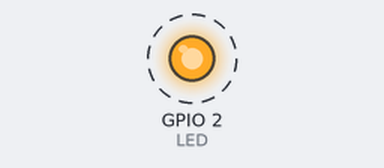
Simulated run of this program. Board: ESP8266 (Wemos D1 mini). Shown: output pins drawn as LEDs (lit = HIGH). Dashed ring = blinking. What the program prints to the serial monitor is not drawn.

Above: at 0.5 s.
Timing chart, 0 to 4.6 s (numbered marks = the images above):
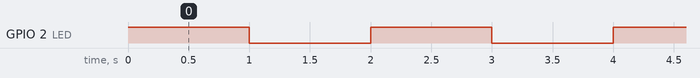

Measured:
- by itself, GPIO 2 (LED): alternates HIGH for 1.0 s and LOW for 1.0 s

The program:

main.cpp
```cpp
#include <Arduino.h>
#include "Wifi.h"

// const int interruptPin = D5;
const int LED=2; //On board blue LED

Wifi test_wifi = Wifi();

void setup() {
  Serial.begin(9600);
  pinMode(LED,OUTPUT);
  // pinMode(interruptPin, INPUT_PULLUP);

  // char ssid[32] = "testing_wifesp8266";
  // char pass[64] = "patata";
  // uint8_t channel = 1;
  // uint8_t max_connection = 1;
  // uint8_t local_ip[4] = {192,168,1,1};
  // uint8_t gateway[4] = {192,168,1,1};
  // uint8_t subnet[4] = {255,255,255,0};

  // Wifi soft_ap_wifi(ssid, pass, channel, max_connection, local_ip, gateway, subnet);
  // Wifi soft_ap_wifi();
  // soft_ap_wifi.StationNumGet();

}

void loop() {

  digitalWrite(LED,HIGH); //LED off
  delay(1000);
  digitalWrite(LED,LOW); //LED on
  delay(1000);
  Serial.print("local_ip: ");
  Serial.print(test_wifi.NetworkGet().local_ip[0]);
  Serial.print(".");
  Serial.print(test_wifi.NetworkGet().local_ip[1]);
  Serial.print(".");
  Serial.print(test_wifi.NetworkGet().local_ip[2]);
  Serial.print(".");
  Serial.print(test_wifi.NetworkGet().local_ip[3]);

  Serial.println("");

}
```
